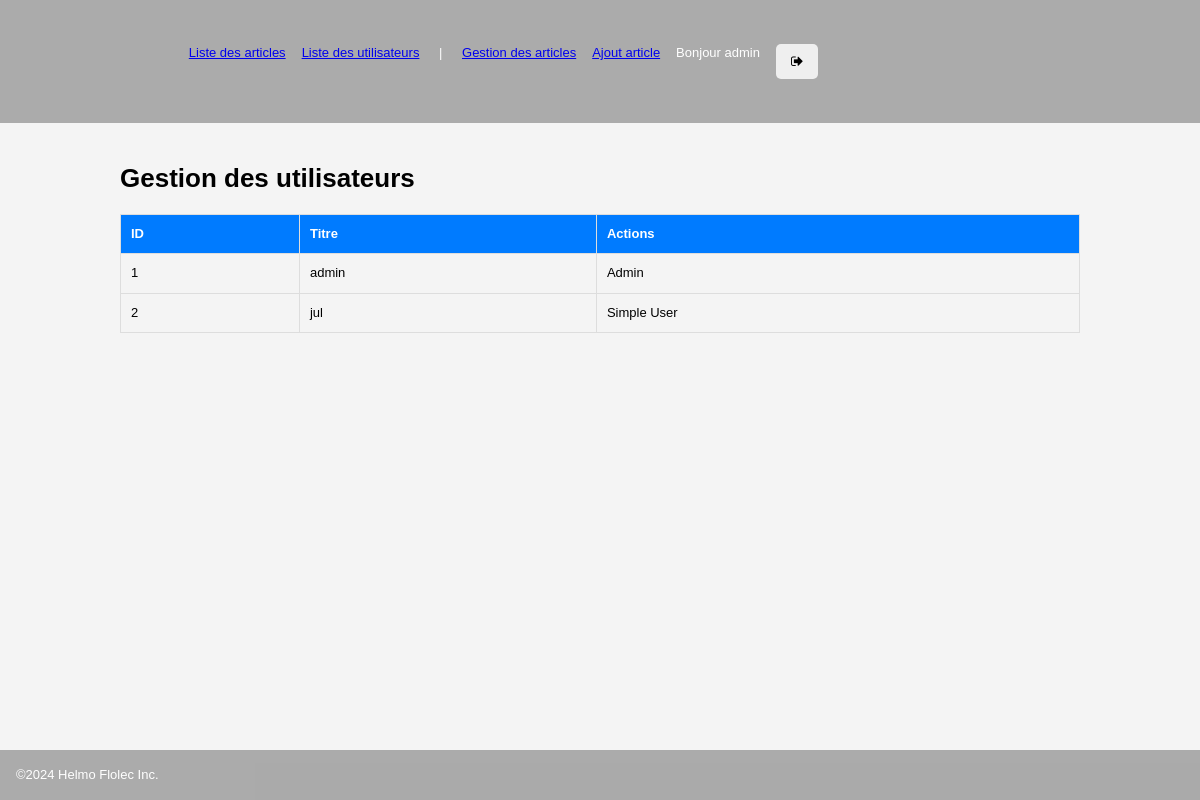
Screenshot of /public/admin/gestionUser.php (signed in) with the database file from the repository.
### tables this page shows
CREATE TABLE IF NOT EXISTS `blog_user` 
 ( `id` int NOT NULL AUTO_INCREMENT, 
 `nom` varchar(100) NOT NULL, 
 `mdp` varchar(300) NOT NULL, 
 `is_admin` TINYINT(1) NOT NULL, PRIMARY KEY (`id`) );

### php/db_user.inc.php (called while the page is built, shortened)
<?php
class UserRepository
{
    public function getAllUsers(string &$message): array
    {
        $result = [];
        $bdd = null;
        try {
            $bdd = DBLink::connect2db(MYDB, $message);
            $stmt  = $bdd->query("SELECT * FROM " . self::TABLE_NAME . " order by id", PDO::FETCH_CLASS,  \Blog\User::class);
            $result = $stmt->fetchAll();
        } catch (\Exception $e) {
            $message .= $e->getMessage() . '<br>';
        } finally {
            DBLink::disconnect($bdd);
        }
        return $result;
    }
}

### php/utils.inc.php (called while the page is built, shortened)
<?php
function nettoyage(?string $data): string
{
    return htmlspecialchars(trim($data ?? ''), ENT_QUOTES, 'UTF-8');
}

### public/admin/gestionUser.php (the view, shortened to what this page needs)
<?php
require_once  '../../php/db_user.inc.php';
require_once  '../../php/utils.inc.php';
$message = $messageErreur = '';
$userRepository = new UserRepository();
$users = $userRepository->getAllUsers($messageErreur);
?>
<?php include   '../../inc/head.inc.php' ?>
<?php include   '../../inc/header.inc.php' ?>
<main class="centrage ">
    <h1>Gestion des utilisateurs</h1>
    <table>
        <thead>
            <tr>
                <th>ID</th>
                <th>Titre</th>
                <th>Actions</th>
            </tr>
        </thead>
        <tbody>
            <?php foreach ($users as $user): ?>
                <tr>
                    <td><?= $user->id; ?></td>
                    <td><?= nettoyage($user->nom); ?></td>
                    <td><?= ($user->is_admin) ? "Admin" : "Simple User"; ?></td>
                </tr>
            <?php endforeach; ?>
        </tbody>
    </table>
</main>
<?php include  '../../inc/footer.inc.php' ?>

### public/css/mesStyles.css (style rules this page uses)
:root { --main-bg-color: #f4f4f4; --main-theme-color: #007bff; --val-radius: 0.313rem; --ombre: 0px 0px 10px rgba(0, 0, 0, 0.1); --color-danger: 220, 53, 69; --color-info: 0, 123, 255; --color-succes: 40, 167, 69; --color-edit: 255, 130, 0; }
* { box-sizing: border-box; }
body { background-color: var(--main-bg-color); font-family: Verdana, Geneva, Tahoma, sans-serif, sans-serif; font-size: 0.813rem; line-height: 1.4; padding: 0; margin: 0; display: flex; flex-direction: column; min-height: 100vh; overflow-y: scroll; }
.centrage { width: 80%; max-width: 80%; margin: 20px auto; }
table { width: 100%; border-collapse: collapse; margin-top: 10px; }
table, th, td { border: 1px solid #ddd; }
th, td { padding: 10px; text-align: left; }
th { background-color: var(--main-theme-color); color: white; }

### rows the page displays
blog_user: id "1", nom "admin", is_admin "Admin"
blog_user: id "2", nom "jul", is_admin "Simple User"

### other values shown
$_SESSION['nom_user'] "admin"
